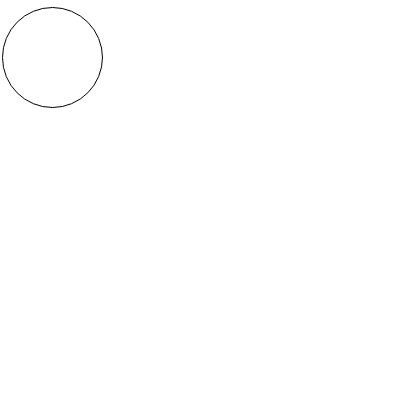
Frame 1 (no input)
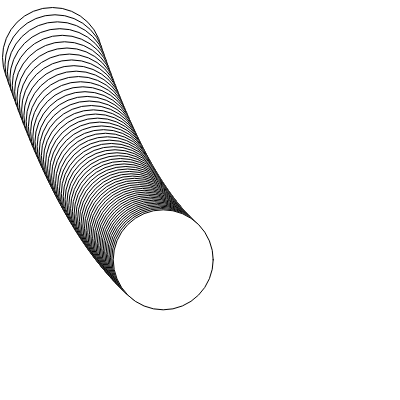
Frame 60 (no input)
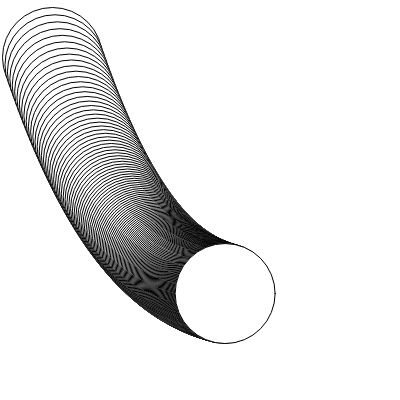
Frame 120 (the mouse pressed at the canvas centre since frame 60)

The p5.js sketch that drew these frames (run headless with seeded random() and noise() and a simulated clock; from frame 60 on, the mouse is pressed at the canvas centre):

// p5.js sketch
// ── sketch.js
//lerp is start + percentage * (end - start)


let startX = 50;
let startY = 50;
let stopX = 300;
let stopY = 300;
let myX = startX;
let myY = startY;
let myLerpPercent = 0.01;

function setup() {
  createCanvas(400, 400);
}

function draw() {
  //background(220);
  myX = lerp(myX, stopX, myLerpPercent);
  myY = lerp(myY, stopY, myLerpPercent*3);
  ellipse (myX, myY, 100, 100);
}
